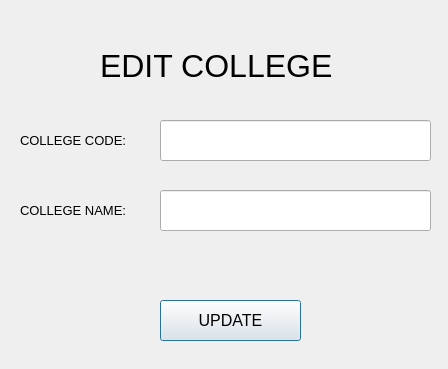
<?xml version="1.0" encoding="UTF-8"?>
<ui version="4.0">
 <class>updateCollegeDialog</class>
 <widget class="QDialog" name="updateCollegeDialog">
  <property name="geometry">
   <rect>
    <x>0</x>
    <y>0</y>
    <width>448</width>
    <height>369</height>
   </rect>
  </property>
  <property name="windowTitle">
   <string>Update College</string>
  </property>
  <widget class="QLabel" name="updatecollegeCodeLabel">
   <property name="geometry">
    <rect>
     <x>20</x>
     <y>130</y>
     <width>124</width>
     <height>21</height>
    </rect>
   </property>
   <property name="font">
    <font>
     <pointsize>10</pointsize>
    </font>
   </property>
   <property name="text">
    <string>COLLEGE CODE:</string>
   </property>
  </widget>
  <widget class="QLabel" name="updatecollegeNameLabel">
   <property name="geometry">
    <rect>
     <x>20</x>
     <y>200</y>
     <width>125</width>
     <height>21</height>
    </rect>
   </property>
   <property name="font">
    <font>
     <pointsize>10</pointsize>
    </font>
   </property>
   <property name="text">
    <string>COLLEGE NAME:</string>
   </property>
  </widget>
  <widget class="QLineEdit" name="updcollegeCodeLine">
   <property name="geometry">
    <rect>
     <x>160</x>
     <y>120</y>
     <width>271</width>
     <height>41</height>
    </rect>
   </property>
   <property name="font">
    <font>
     <pointsize>12</pointsize>
    </font>
   </property>
  </widget>
  <widget class="QLineEdit" name="updcollegeNameLine">
   <property name="geometry">
    <rect>
     <x>160</x>
     <y>190</y>
     <width>271</width>
     <height>41</height>
    </rect>
   </property>
   <property name="font">
    <font>
     <pointsize>12</pointsize>
    </font>
   </property>
  </widget>
  <widget class="QPushButton" name="updateCollegeButton">
   <property name="geometry">
    <rect>
     <x>160</x>
     <y>300</y>
     <width>141</width>
     <height>41</height>
    </rect>
   </property>
   <property name="font">
    <font>
     <pointsize>12</pointsize>
    </font>
   </property>
   <property name="text">
    <string>UPDATE</string>
   </property>
  </widget>
  <widget class="QLabel" name="updatecollegeLabel">
   <property name="geometry">
    <rect>
     <x>100</x>
     <y>30</y>
     <width>271</width>
     <height>71</height>
    </rect>
   </property>
   <property name="font">
    <font>
     <pointsize>24</pointsize>
    </font>
   </property>
   <property name="text">
    <string>EDIT COLLEGE</string>
   </property>
  </widget>
 </widget>
 <resources/>
 <connections/>
</ui>
